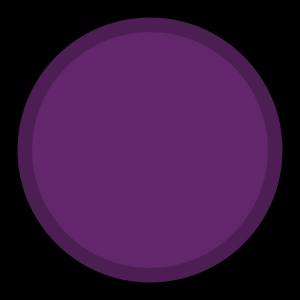
Frame 1 (no input)
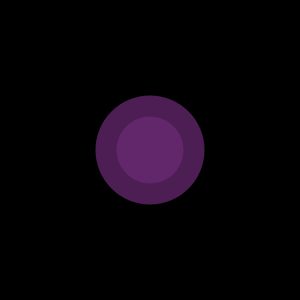
Frame 60 (the mouse pressed at the canvas centre just before this capture)
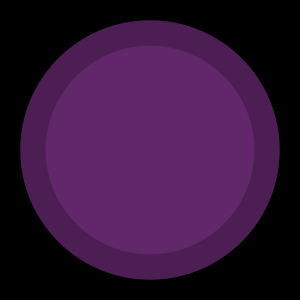
Frame 120 (the mouse held since frame 60 and released just before this capture)

The Processing sketch that drew these frames (run headless with seeded random() and noise(); from frame 60 on, the mouse is pressed at the canvas centre):

// Processing sketch: processing_167691
// ── processing_167691.pde

float angle=0.0;
float speed=0.05;
void setup(){
  size(300,300);
  noStroke();
  smooth();
  fill(108,42,118,180);
}
void draw(){
  background(0);
  //circlehase(0.0);
  circlePhase(QUARTER_PI);
  circlePhase(HALF_PI);
  angle+=speed;
}
void circlePhase(float phase){
  float diameter=165+(sin(angle+phase)*100);
  ellipse(150,150,diameter,diameter);
}
